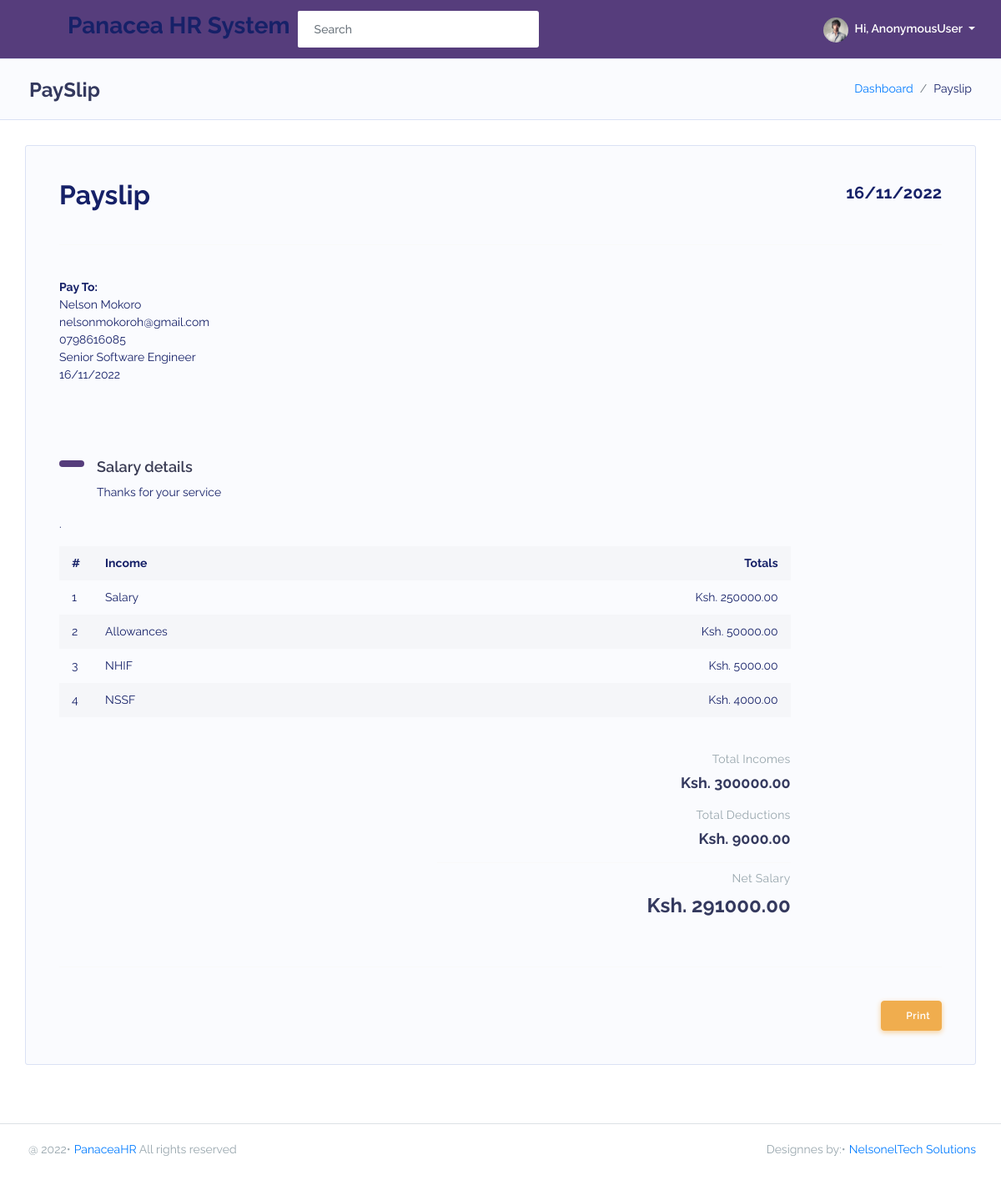
Page /dashboard/salaryDetail/3/ on the earlier database version.
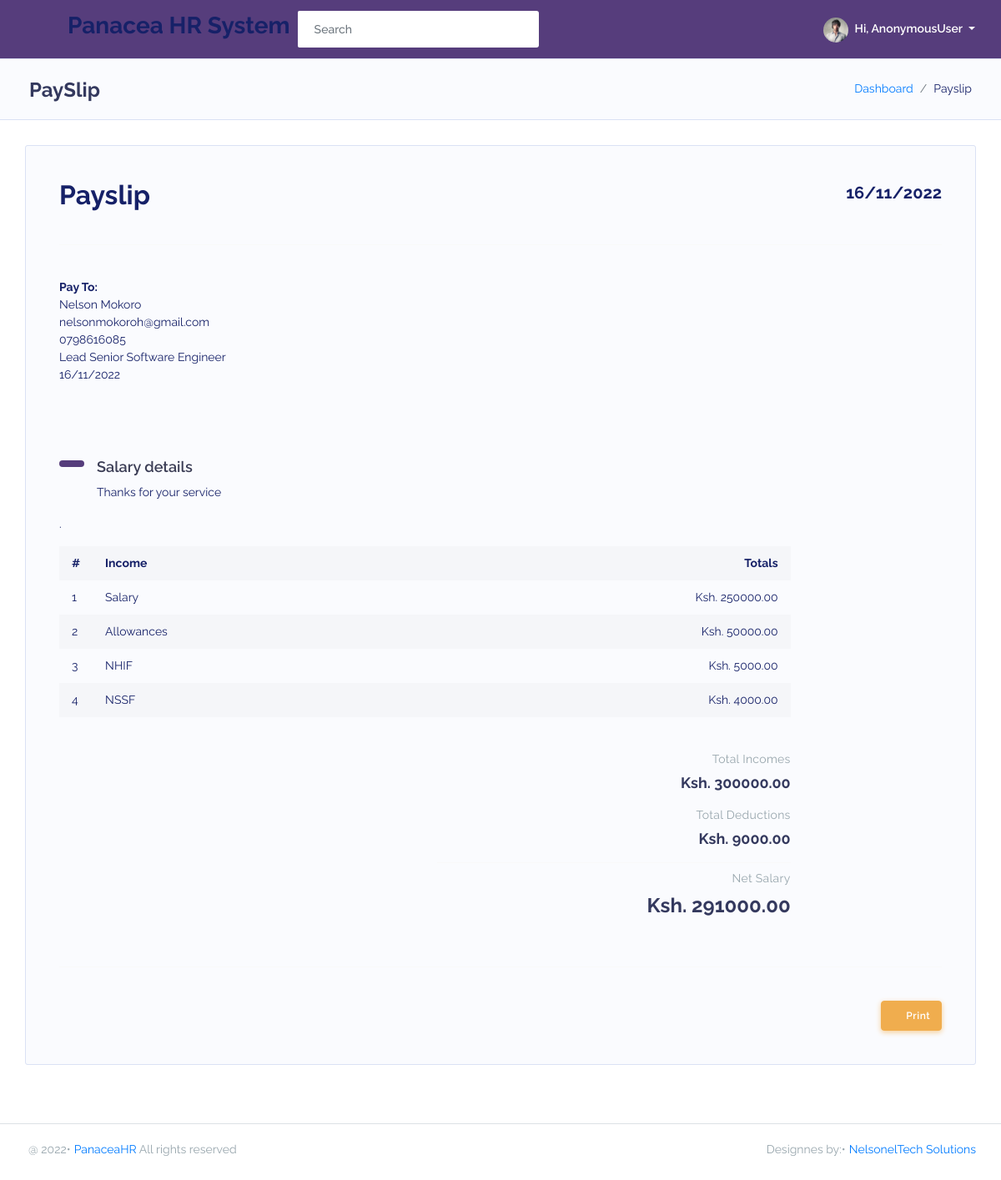
Same page on the later database version.
### PanaceaApp/models.py (models this page shows, shortened)
class Sallary(models.Model):
    employee = models.ForeignKey(Employee, on_delete=models.SET_NULL, null=True)
    salary = models.DecimalField(max_digits=10, decimal_places=2, default=0.00)
    allowance = models.DecimalField(max_digits=10, decimal_places=2, default=0.00)
    nhif = models.DecimalField(max_digits=10, decimal_places=2, default=0.00)
    nssf = models.DecimalField(max_digits=10, decimal_places=2, default=0.00)
    netSalary = models.DecimalField(max_digits=10, decimal_places=2, default=0.00)
    @property
    def netSalary(self):
        return (self.salary + self.allowance)-(self.nhif + self.nssf)
    @property
    def total_income(self):
        return (self.salary + self.allowance)
    @property
    def total_deductions(self):
        return (self.nhif + self.nssf)

class Employee(models.Model):
    GENDER = (('male', 'MALE'), ('female', 'FEMALE'), ('other', 'OTHER'))
    fullname = models.CharField(max_length=255, blank=True, null=True)
    dateofbirth = models.DateField(blank=True, null=True)
    gender = models.CharField(choices=GENDER, max_length=10, blank=True, null=True)
    department = models.ForeignKey(Department, on_delete=models.SET_NULL, null=True)
    position = models.CharField(max_length=50, blank=True, null=True)
    email = models.EmailField(blank=True, null=True)
    idnumber = models.CharField(max_length=20, blank=True, null=True)
    telephone = models.CharField(max_length=20, blank=True, null=True)
    idphoto = models.ImageField(upload_to='static/media', blank=True, null=True)
    nssfphoto = models.ImageField(upload_to='static/media', blank=True, null=True)
    nhifphoto = models.ImageField(upload_to='static/media', blank=True, null=True)
    updated = models.DateTimeField(auto_now=True, null=True)
    created = models.DateTimeField(auto_now_add=True, null=True)
    class Meta:
        ordering = ['-updated', '-created']

### PanaceaApp/views.py (the view)
# urls.py: path('salaryDetail/<str:pk>/', views.salaryDetail, name='salaryDetail'),
def salaryDetail(request, pk):
    salary = Sallary.objects.get(id=pk)
    employees = Employee.objects.all()
    context = {'salary': salary, 'employees': employees}
    return render(request, 'PanaceaApp/salaryDetail.html', context)

### PanaceaApp/templates/PanaceaApp/salaryDetail.html (shortened to what the changed rows need)
{% extends 'main.html' %}
{% block content %}
{% load static %}
<div class="main-content">
    <section class="section">
        <div class="section-header">
            <h1>PaySlip</h1>
        </div>
        <div class="section-body" id="printpayslip">
            <div class="invoice">
                <div class="invoice-print">
                    <div class="row">
                        <div class="col-lg-12">
                            <div class="invoice-title">
                                <h2>Payslip</h2>
                            </div>
                            <div class="row">
                                <div class="col-md-6">
                                    <address>
                                        <strong>Pay To:</strong><br>
                                        {{salary.employee.fullname}}<br>
                                        {{salary.employee.email}}<br>
                                        {{salary.employee.telephone}}<br>
                                        {{salary.employee.position}}<br>
                                        {% now "d/m/Y" %}
                                    </address>
                                </div>
                            </div>
                        </div>
                    </div>
                    <div class="row mt-4">
                        <div class="col-md-10">
                            <div class="table-responsive">
                                <table class="table table-striped table-hover table-md">
                                    <tr>
                                        <th data-width="40">#</th>
                                        <th>Income</th>
                                        <th class="text-center"></th>
                                        <th class="text-right">Totals</th>
                                    </tr>
                                    <tr>
                                        <td>1</td>
                                        <td>Salary</td>
                                        <td class="text-center"></td>
                                        <td class="text-right">Ksh. {{salary.salary}}</td>
                                    </tr>
                                    <tr>
                                        <td>2</td>
                                        <td>Allowances</td>
                                        <td class="text-center"></td>
                                        <td class="text-right">Ksh. {{salary.allowance}}</td>
                                    </tr>
                                    <tr>
                                        <td>3</td>
                                        <td>NHIF</td>
                                        <td class="text-center"></td>
                                        <td class="text-right">Ksh. {{salary.nhif}}</td>
                                    </tr>
                                    <tr>
                                        <td>4</td>
                                        <td>NSSF</td>
                                        <td class="text-center"></td>
                                        <td class="text-right">Ksh. {{salary.nssf}}</td>
                                    </tr>
                                </table>
                            </div>
                            <div class="row mt-4">
                                <div class="col-lg-6 text-right">
                                    <div class="invoice-detail-item">
                                        <div class="invoice-detail-name">Total Incomes</div>
                                        <div class="invoice-detail-value">Ksh. {{salary.total_income}}</div>
                                    </div>
                                    <div class="invoice-detail-item">
                                        <div class="invoice-detail-name">Total Deductions</div>
                                        <div class="invoice-detail-value">Ksh. {{salary.total_deductions}}</div>
                                    </div>
                                    <div class="invoice-detail-item">
                                        <div class="invoice-detail-name">Net Salary</div>
                                        <div class="invoice-detail-value invoice-detail-value-lg">Ksh. {{salary.netSalary}}</div>
                                    </div>
                                </div>
                            </div>
                        </div>
                    </div>
                </div>
            </div>
        </div>
    </section>
</div>
{% endblock %}

Differences in the rows shown:
changed through a linked row, Sallary "Nelson Mokoro": employee.position "Senior Software Engineer" → "Lead Senior Software Engineer"
